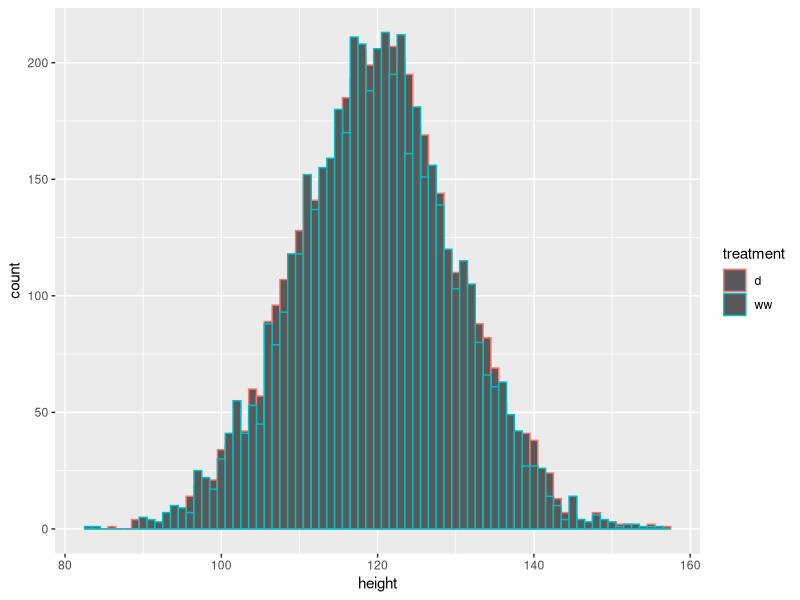
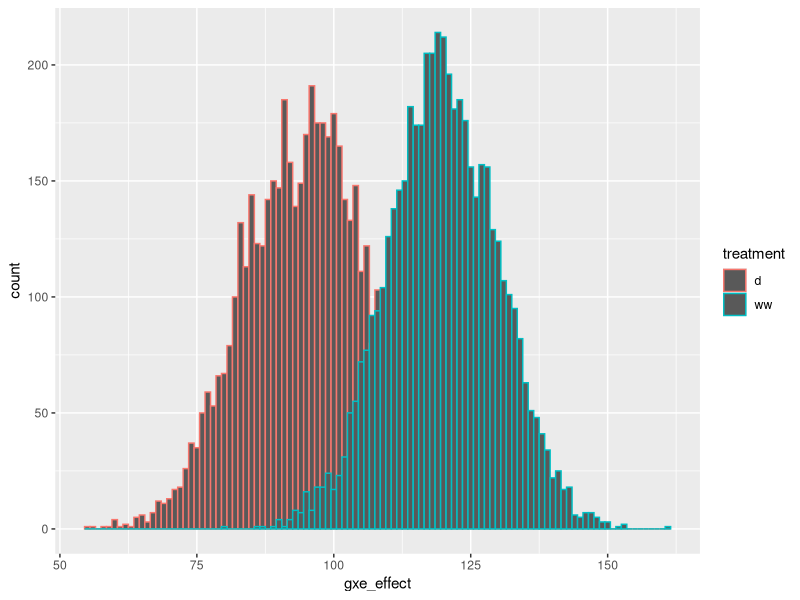
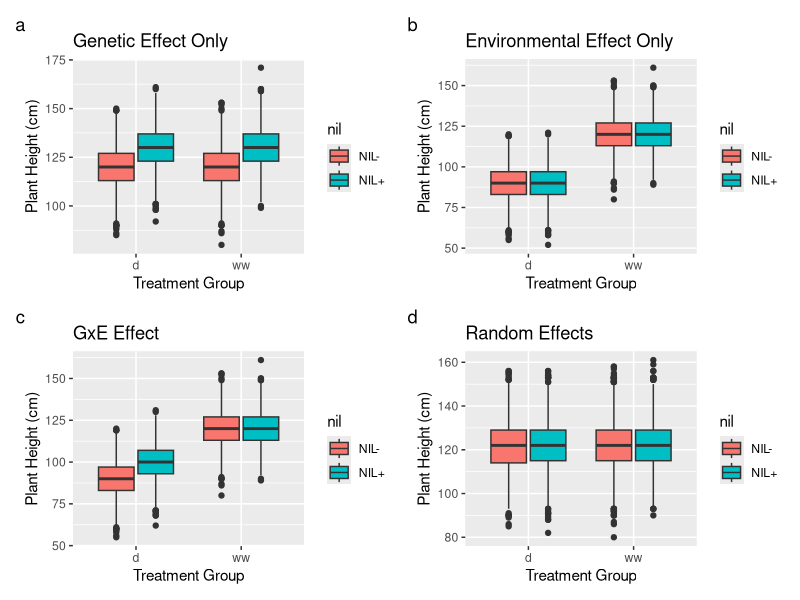

Write R code to recreate these figures, in order.
## ---- chunk 1
library(tidyverse)
library(ggplot2)
library(patchwork)
## ---- chunk 2
# Create a dataframe split 50/50 by water treatment and 50/50 by NIL (25% of each combination)
create_df <- function(num_plots) {
  df <- data.frame(
    treatment = rep(c("ww", "d"), each = num_plots/2),
    nil = rep(c("NIL+", "NIL-"), each = num_plots/4, times=2),
    height = round(rnorm(num_plots, mean=120, sd=10)), # randomly set heights with normal distribution
    plot_id = c(1:num_plots)
  )
  return (df)
}

# Adjust heights based on predictions of different hypotheses
# Environmental: only the water treatment matters
# Genetic: only the presence of the allele matters
# GxE: the gene is only expressed in the presence of drought

# Random: Poor management leads to noise
mutate_df <- function(num_plots, g_effect_size, e_effect_size) {
  df <- create_df(num_plots)
  df %>%
    mutate(
      e_effect = case_when(
        treatment == "d" ~ height + e_effect_size,
        treatment == "ww" ~ height
      ),
      g_effect = case_when(
        nil == "NIL+" ~ height + g_effect_size,
        nil == "NIL-" ~ height
      ),
      gxe_effect = case_when(
        treatment == "d" & nil == "NIL+" ~ height + e_effect_size + g_effect_size,
        treatment == "d" & nil == "NIL-" ~ height + e_effect_size,
        treatment == "ww" ~ height
      ),
      random_effect  = case_when(
        plot_id %% 5 == 0 ~ height + 10,
        plot_id %% 5 != 0 ~ height
      )
  )
}
## ---- chunk 3
df = create_df(10000)
ggplot(df, aes(x=height, color=treatment)) + geom_histogram(binwidth=1, position="identity")
## ---- chunk 4
df = mutate_df(num_plots=10000, g_effect_size=10, e_effect_size=-30)
ggplot(df, aes(x=gxe_effect, color=treatment)) + geom_histogram(binwidth=1, position="identity")

#ggplot(df, aes(x=treatment, y=gxe_effect, group=nil)) + geom_line() +  stat_summary(geom = "line", fun = mean)

## ---- chunk 5
p1 <- ggplot(df, aes(x=treatment, y=g_effect, fill=nil)) + geom_boxplot() + labs(title="Genetic Effect Only", x="Treatment Group", y = "Plant Height (cm)")
p2 <- ggplot(df, aes(x=treatment, y=e_effect, fill=nil)) + geom_boxplot() + labs(title="Environmental Effect Only", x="Treatment Group", y = "Plant Height (cm)")
p3 <- ggplot(df, aes(x=treatment, y=gxe_effect, fill=nil)) + geom_boxplot() + labs(title="GxE Effect", x="Treatment Group", y = "Plant Height (cm)")
p4 <- ggplot(df, aes(x=treatment, y=random_effect, fill=nil)) + geom_boxplot() + labs(title="Random Effects", x="Treatment Group", y = "Plant Height (cm)")

(p1|p2)/(p3|p4) + plot_annotation(tag_levels = "a")

#+ stat_compare_means(comparisons = p_comparisons, aes(label = ..p.format..))
